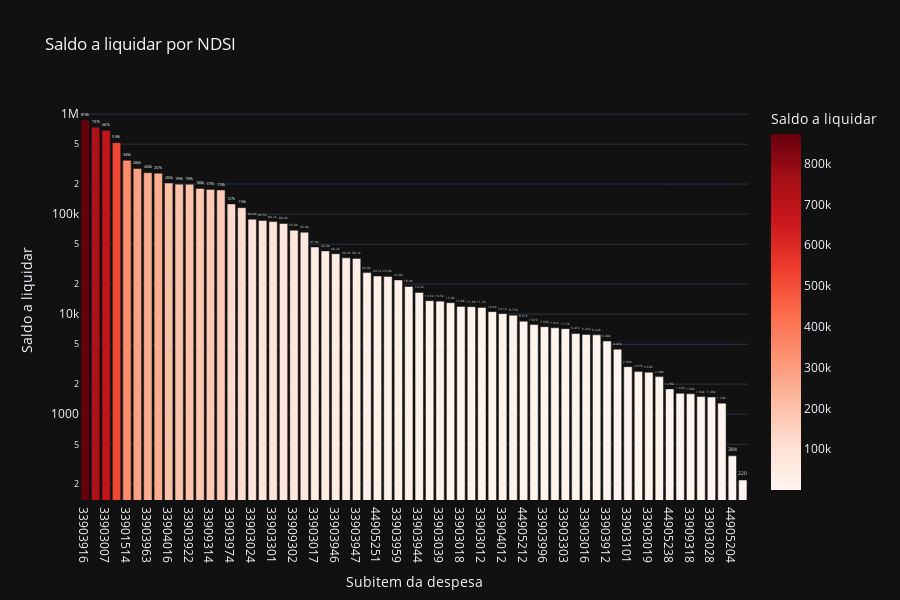

The notebook cell this image was saved under:
### Code cell
# Saldo a liquidar por Subitem
cols = ['NDSI', 'A_LIQUIDAR']

df_aux = df.loc[:, cols].groupby('NDSI').sum().sort_values(by= 'A_LIQUIDAR', ascending=False).reset_index()
df_aux = df_aux[df_aux['A_LIQUIDAR'] > 0]
fig = px.bar(df_aux, 
             x='NDSI', 
             y='A_LIQUIDAR',
             title='Saldo a liquidar por NDSI',
             labels={'NDSI':'Subitem da despesa', 'A_LIQUIDAR':'Saldo a liquidar'},
             text_auto='.3s',
             height=600,
             log_y=True,
             color='A_LIQUIDAR',
             color_continuous_scale = 'reds',
             template='plotly_dark')
fig.update_traces(textposition = 'outside', cliponaxis = False, hovertemplate=None)
fig.update_layout(hovermode="x unified")

fig.show()

### Figure 1 — Plotly figure (JSON) as saved in the notebook; plotly's stock layout.template omitted (floating-point values rounded to 4 significant figures)
{"data": [{"alignmentgroup": "True", "cliponaxis": false, "legendgroup": "", "marker": {"color": [872600.0, 737400.0, 686600.0, 518100.0, 344600.0, 285868, 259800.0, 256700.0, 204600.0, 199400.0, 199000.0, 180400.0, 176770, 174300.0, 126500.0, 116100.0, 89030.0, 86510.0, 84230.0, 80603, 69000, 65950.0, 46980.0, 42917, 40160.0, 36580.0, 36130.0, 26030.0, 24059, 23880.0, 22000, 18940, 16500.0, 13640.0, 13510.0, 13020.0, 11970.0, 11890.0, 11700.0, 10600.0, 10130.0, 9766, 8506.0, 7873.0, 7500, 7312.0, 7173.0, 6408.0, 6264, 6220, 5400, 4473, 2993.0, 2671.0, 2631.0, 2378.0, 1793, 1619.0, 1602.0, 1501.0, 1487.0, 1290, 384, 220.3], "coloraxis": "coloraxis", "pattern": {"shape": ""}}, "name": "", "offsetgroup": "", "orientation": "v", "showlegend": false, "textposition": "outside", "texttemplate": "%{y:.3s}", "type": "bar", "x": ["33903916", "33903943", "33903007", "33903950", "33901514", "33903304", "33903963", "33903702", "33904016", "33903006", "33903922", "33903309", "33909314", "44905242", "33903974", "33903302", "33903024", "33903004", "33903301", "44905241", "33909302", "33903917", "33903017", "33903023", "33903946", "33901516", "33903947", "33903022", "44905251", "33903021", "33903959", "33903914", "33903944", "44905228", "33903039", "33903958", "33903018", "33903630", "33903012", "33903969", "33904012", "33903920", "44905212", "33903026", "33903996", "33903009", "33903303", "33903042", "33903016", "33903011", "33903912", "33903919", "33903101", "33909301", "33903019", "33914718", "44905238", "44905224", "33909318", "33904710", "33903028", "44905234", "44905204", "33903025"], "xaxis": "x", "y": [872600.0, 737400.0, 686600.0, 518100.0, 344600.0, 285868, 259800.0, 256700.0, 204600.0, 199400.0, 199000.0, 180400.0, 176770, 174300.0, 126500.0, 116100.0, 89030.0, 86510.0, 84230.0, 80603, 69000, 65950.0, 46980.0, 42917, 40160.0, 36580.0, 36130.0, 26030.0, 24059, 23880.0, 22000, 18940, 16500.0, 13640.0, 13510.0, 13020.0, 11970.0, 11890.0, 11700.0, 10600.0, 10130.0, 9766, 8506.0, 7873.0, 7500, 7312.0, 7173.0, 6408.0, 6264, 6220, 5400, 4473, 2993.0, 2671.0, 2631.0, 2378.0, 1793, 1619.0, 1602.0, 1501.0, 1487.0, 1290, 384, 220.3], "yaxis": "y"}], "layout": {"barmode": "relative", "coloraxis": {"colorbar": {"title": {"text": "Saldo a liquidar"}}, "colorscale": [[0, "rgb(255,245,240)"], [0.125, "rgb(254,224,210)"], [0.25, "rgb(252,187,161)"], [0.375, "rgb(252,146,114)"], [0.5, "rgb(251,106,74)"], [0.625, "rgb(239,59,44)"], [0.75, "rgb(203,24,29)"], [0.875, "rgb(165,15,21)"], [1, "rgb(103,0,13)"]]}, "height": 600, "hovermode": "x unified", "legend": {"tracegroupgap": 0}, "title": {"text": "Saldo a liquidar por NDSI"}, "xaxis": {"anchor": "y", "domain": [0, 1], "title": {"text": "Subitem da despesa"}}, "yaxis": {"anchor": "x", "domain": [0, 1], "title": {"text": "Saldo a liquidar"}, "type": "log"}}}
